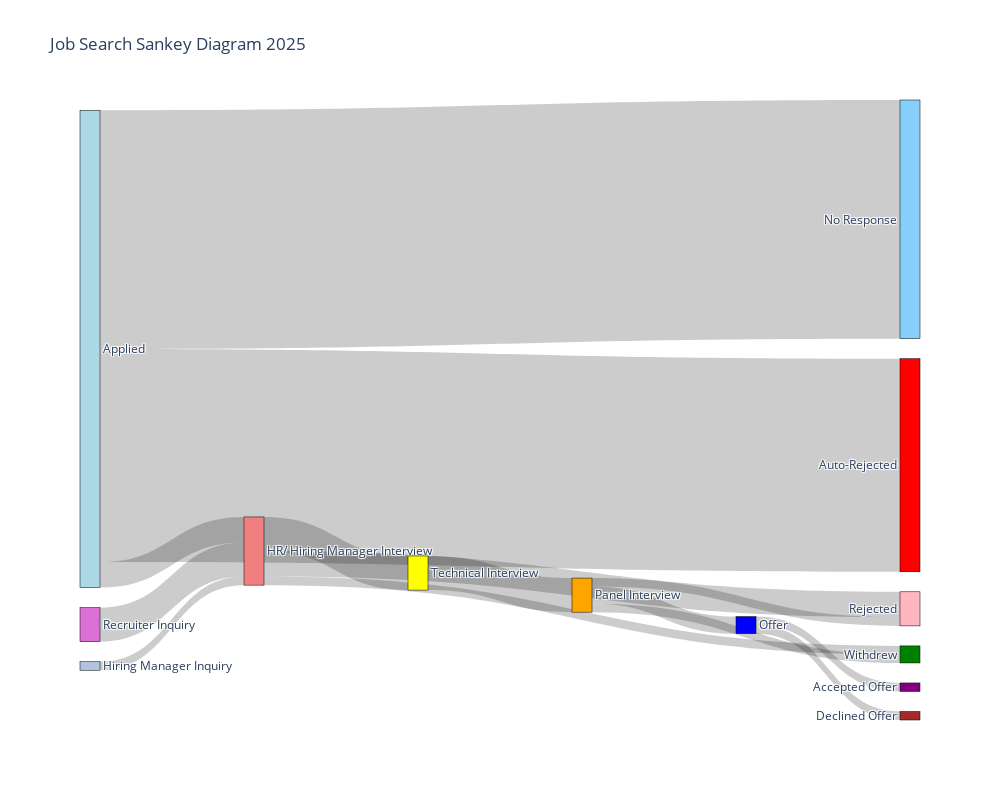

The notebook cell saved with this chart:
### Markdown cell above
### Show the figure

### Code cell
# set the layout configurations
fig.update_layout(
    title_text=visualization_title,
    font_size=12,
    autosize=True,
    width=1000,    # width of the graph (increase this to make it longer horizontally)
    height=800     # height of the graph (increase this to make it longer vertically)
)
fig.show()

# take the vis title and format it to use it for the output file name
output_file = visualization_title.strip().lower().replace(" ", "_")

# save the figure to a file in the output_data directory
fig.write_image(f"output_data/{output_file}.png", width=1000, height=800)

### Figure 1 — Plotly figure (JSON) as saved in the notebook; plotly's stock layout.template omitted (floating-point values rounded to 4 significant figures)
{"data": [{"link": {"source": [0, 0, 0, 2, 2, 2, 7, 8, 8, 11, 11, 11, 12, 5], "target": [1, 2, 3, 4, 5, 6, 2, 9, 10, 8, 4, 6, 2, 11], "value": [25, 3, 28, 3, 4, 1, 1, 1, 1, 2, 1, 1, 4, 4]}, "node": {"color": ["lightblue", "red", "lightcoral", "lightskyblue", "lightpink", "yellow", "green", "lightsteelblue", "blue", "purple", "brown", "orange", "orchid", "mediumseagreen"], "label": ["Applied", "Auto-Rejected", "HR/ Hiring Manager Interview", "No Response", "Rejected", "Technical Interview", "Withdrew", "Hiring Manager Inquiry", "Offer", "Accepted Offer", "Declined Offer", "Panel Interview", "Recruiter Inquiry"], "line": {"color": "black", "width": 0.5}, "pad": 20, "thickness": 20}, "type": "sankey"}], "layout": {"autosize": true, "font": {"size": 12}, "height": 800, "title": {"text": "Job Search Sankey Diagram 2025"}, "width": 1000}}
